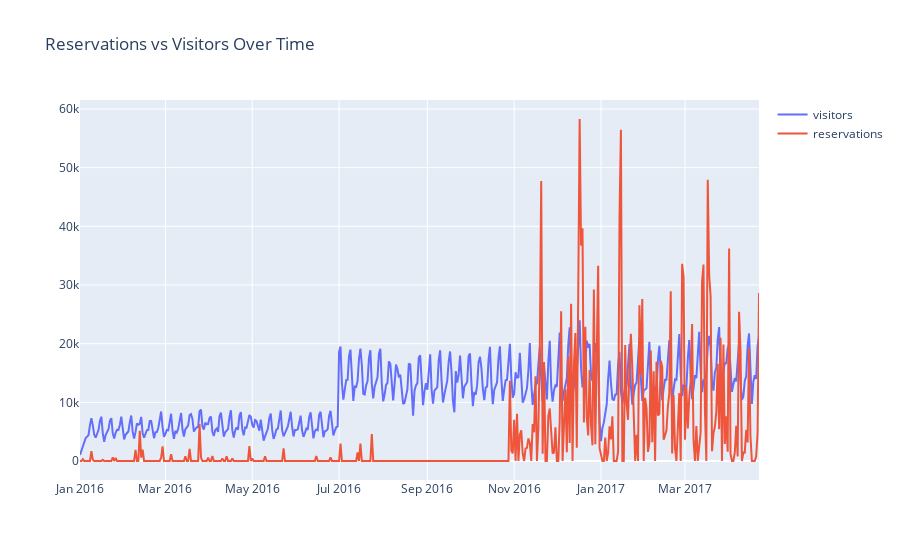

The notebook cell saved with this chart:
### Code cell
fig.update_layout(title = 'Reservations vs Visitors Over Time')

### Figure 1 — Plotly figure (JSON) as saved in the notebook; plotly's stock layout.template omitted (floating-point values rounded to 4 significant figures; data arrays with more than 128 entries replaced by an {"elided": "..."} marker saying what was removed)
{"data": [{"mode": "lines", "name": "visitors", "type": "scatter", "x": {"elided": "478 str values"}, "y": {"elided": "478 int values"}}, {"mode": "lines", "name": "reservations", "type": "scatter", "x": {"elided": "478 str values"}, "y": {"elided": "478 int values"}}], "layout": {"title": {"text": "Reservations vs Visitors Over Time"}}}
